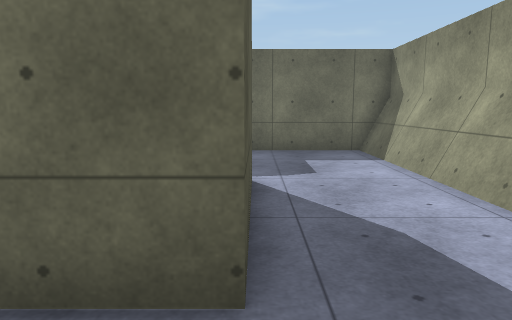
View 1 (above)

12 first-person views from a walk through a Unity game level. The camera is 1.3 m above the floor, tilts 8° down and sees 70° across. The floor is counted in squares, 1 m on a side. Each view is taken from the middle of a square. On the plan, view 1 faces up. The plan holds only what a view shows up to about 15 squares ahead; the rest is blank. The place goes on beyond the plan. The player is left out. Surface patterns are stand-ins for the level's own textures.

View 2
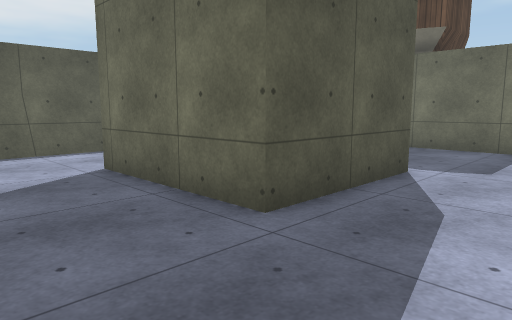

View 3
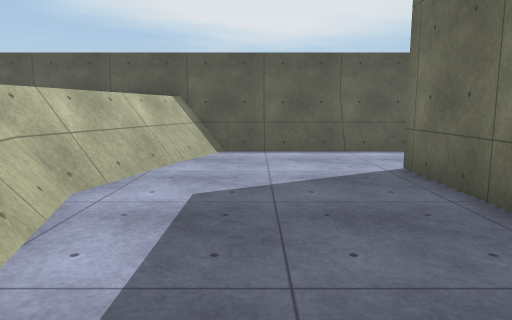

View 4
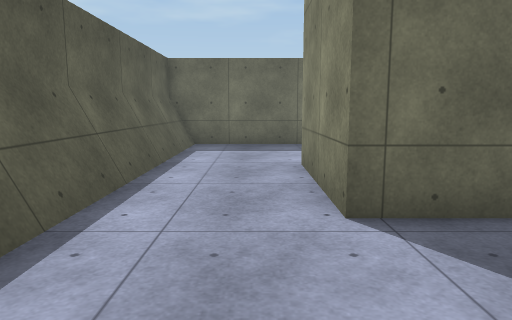

View 5
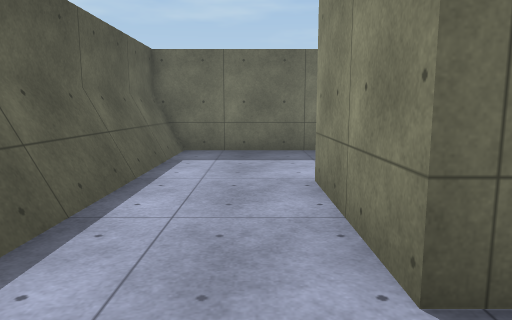

View 6
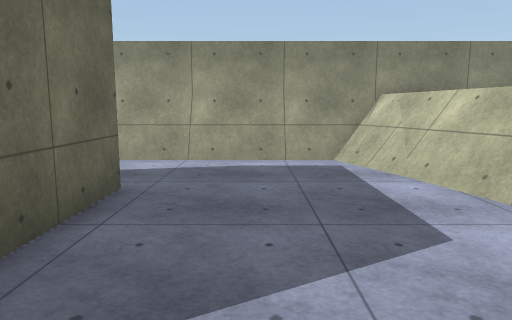

View 7
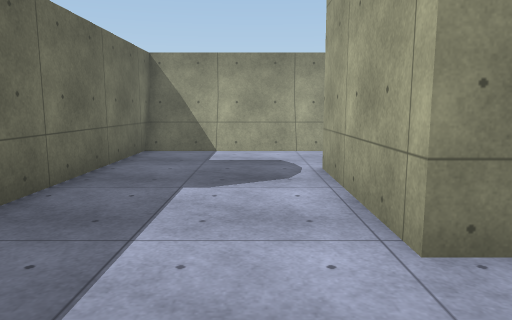

View 8
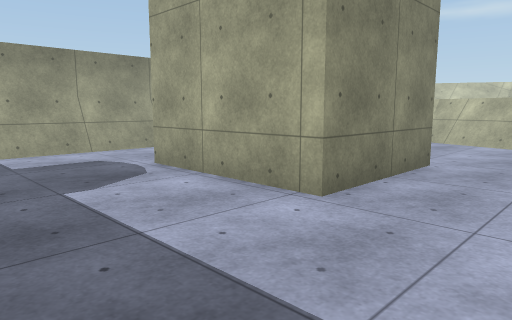

View 9
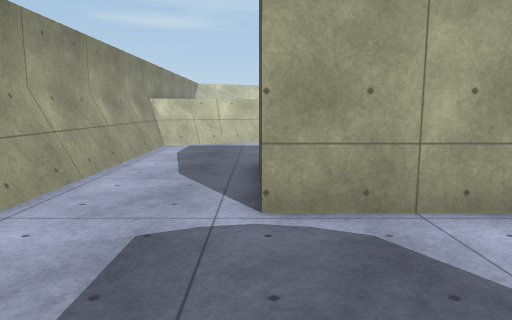

View 10
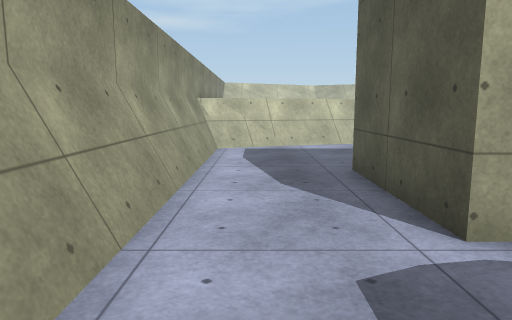

View 11
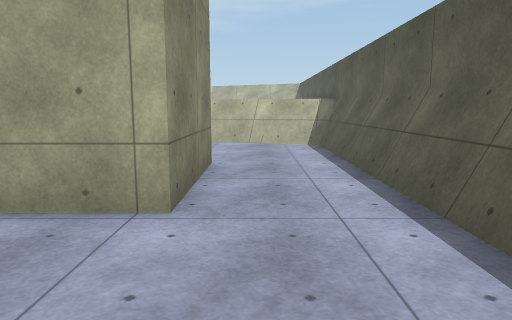

View 12
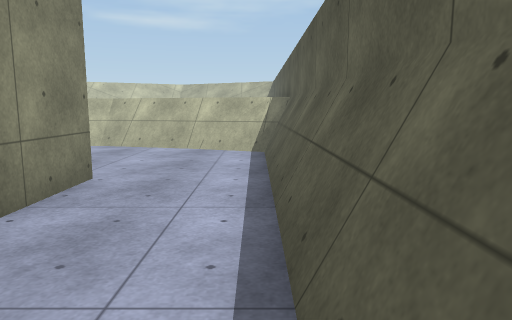

### Floor plan
Points are (right, up) in squares from view 1. A wall is a line through its corners. A room is listed if a view was taken in it or the views show most of it. See-through windows are left out.
Room 1 (views 1, 2, 3, 4, 5, 6, 7, 8, 9, 10, 11, 12)
walls: (-4.9, 6.5) (-0.1, 6.5) (-0.1, 2.2) (-4.9, 2.2) (-4.9, 6.5); (-8.7, 11.5) (-8.7, -2.8); (-8.9, 11.5) (-8.9, -3.1); (-8.3, -3) (-7.4, -3.4); (-7.7, -3.3) (-2.4, -4.7); (-8.1, -3.3) (-2.6, -4.9) (2.9, -3.4); (-2.6, -4.6) (2.6, -3.2); (2.2, -3.4) (3.3, -3); (-8.4, -3.3) (-7.8, -3.5); (2.5, -3.4) (3.5, -3); (-9.2, -3.3) (-2.4, -5.2); (2.9, -3.5) (3.4, -3.3); (-2.6, -5.1) (3.9, -3.2) (3.9, 11.5); (3.8, -3.1) (3.8, 11.5); (-2.6, -5.3) (4.2, -3.4); (4.1, -4) (4.1, 11.5) (-9.1, 11.5) (-9.1, -5)
low walls: (-6.4, -3) (-2.6, -4) (1.6, -2.9); (-8, -2.5) (-6.1, -3.2); (1.1, -3.1) (2.9, -2.4); (-8.1, -2.7) (-6.8, -3.2); (-7.1, -3.2) (-2.7, -4.4) (2.1, -3.1); (-8.2, -2.7) (-2.4, -4.3); (-8.1, -2.9) (-7, -3.3); (1.6, -3.2) (3, -2.6); (3.4, -2.2) (3.4, -1.5); (1.9, -3.2) (3.1, -2.8); (-8.7, -2.8) (-8, -3); (3, -2.8) (3.5, -2.7); (-8.7, -3) (-8.2, -3.2); (-8.9, -3.1) (-8.3, -3.3); (3.5, -3) (3.5, 11.5)

Where each view was taken, in squares from view 1:
view 1: 0 up, 0 right, facing up
view 2: 1 down, 3 right, facing up-left
view 3: 1 down, 3 right, facing left
view 4: 2 down, 6 left, facing up
view 5: 0 up, 6 left, facing up
view 6: 0 up, 6 left, facing right
view 7: 8 up, 8 left, facing right
view 8: 11 up, 8 left, facing down-right
view 9: 11 up, 0 right, facing down
view 10: 10 up, 2 right, facing down
view 11: 11 up, 6 left, facing down
view 12: 9 up, 8 left, facing down
